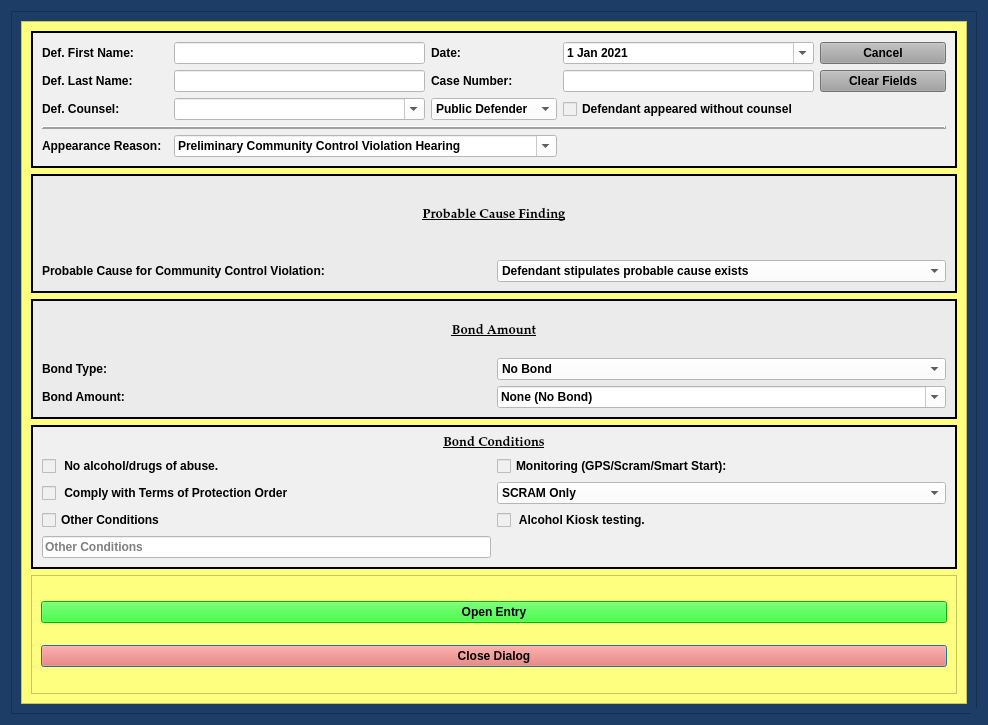
<?xml version="1.0" encoding="UTF-8"?>
<ui version="4.0">
 <class>ProbationViolationBondDialog</class>
 <widget class="QDialog" name="ProbationViolationBondDialog">
  <property name="windowModality">
   <enum>Qt::NonModal</enum>
  </property>
  <property name="geometry">
   <rect>
    <x>0</x>
    <y>0</y>
    <width>988</width>
    <height>725</height>
   </rect>
  </property>
  <property name="sizePolicy">
   <sizepolicy hsizetype="Preferred" vsizetype="Preferred">
    <horstretch>0</horstretch>
    <verstretch>0</verstretch>
   </sizepolicy>
  </property>
  <property name="minimumSize">
   <size>
    <width>0</width>
    <height>0</height>
   </size>
  </property>
  <property name="maximumSize">
   <size>
    <width>2500</width>
    <height>3500</height>
   </size>
  </property>
  <property name="palette">
   <palette>
    <active>
     <colorrole role="Button">
      <brush brushstyle="SolidPattern">
       <color alpha="255">
        <red>29</red>
        <green>61</green>
        <blue>102</blue>
       </color>
      </brush>
     </colorrole>
     <colorrole role="Base">
      <brush brushstyle="SolidPattern">
       <color alpha="255">
        <red>29</red>
        <green>61</green>
        <blue>102</blue>
       </color>
      </brush>
     </colorrole>
     <colorrole role="Window">
      <brush brushstyle="SolidPattern">
       <color alpha="255">
        <red>29</red>
        <green>61</green>
        <blue>102</blue>
       </color>
      </brush>
     </colorrole>
    </active>
    <inactive>
     <colorrole role="Button">
      <brush brushstyle="SolidPattern">
       <color alpha="255">
        <red>29</red>
        <green>61</green>
        <blue>102</blue>
       </color>
      </brush>
     </colorrole>
     <colorrole role="Base">
      <brush brushstyle="SolidPattern">
       <color alpha="255">
        <red>29</red>
        <green>61</green>
        <blue>102</blue>
       </color>
      </brush>
     </colorrole>
     <colorrole role="Window">
      <brush brushstyle="SolidPattern">
       <color alpha="255">
        <red>29</red>
        <green>61</green>
        <blue>102</blue>
       </color>
      </brush>
     </colorrole>
    </inactive>
    <disabled>
     <colorrole role="Button">
      <brush brushstyle="SolidPattern">
       <color alpha="255">
        <red>29</red>
        <green>61</green>
        <blue>102</blue>
       </color>
      </brush>
     </colorrole>
     <colorrole role="Base">
      <brush brushstyle="SolidPattern">
       <color alpha="255">
        <red>29</red>
        <green>61</green>
        <blue>102</blue>
       </color>
      </brush>
     </colorrole>
     <colorrole role="Window">
      <brush brushstyle="SolidPattern">
       <color alpha="255">
        <red>29</red>
        <green>61</green>
        <blue>102</blue>
       </color>
      </brush>
     </colorrole>
    </disabled>
   </palette>
  </property>
  <property name="font">
   <font>
    <family>Palatino Linotype</family>
    <pointsize>10</pointsize>
    <weight>75</weight>
    <italic>false</italic>
    <bold>true</bold>
   </font>
  </property>
  <property name="windowTitle">
   <string>Community Control Violation Bond Case Information</string>
  </property>
  <property name="toolTip">
   <string/>
  </property>
  <property name="styleSheet">
   <string notr="true">background-color: rgb(29, 61, 102);
font: 75 10pt &quot;Palatino Linotype&quot;;
font-weight: bold;</string>
  </property>
  <property name="sizeGripEnabled">
   <bool>true</bool>
  </property>
  <property name="modal">
   <bool>true</bool>
  </property>
  <layout class="QGridLayout" name="gridLayout_8">
   <item row="0" column="0">
    <widget class="QFrame" name="frame_4">
     <property name="styleSheet">
      <string notr="true">background-color: rgb(29, 61, 102);</string>
     </property>
     <property name="frameShape">
      <enum>QFrame::StyledPanel</enum>
     </property>
     <property name="frameShadow">
      <enum>QFrame::Raised</enum>
     </property>
     <layout class="QGridLayout" name="gridLayout_4">
      <item row="0" column="0">
       <widget class="QScrollArea" name="scrollArea">
        <property name="focusPolicy">
         <enum>Qt::NoFocus</enum>
        </property>
        <property name="styleSheet">
         <string notr="true">background-color: rgb(255, 255, 127);</string>
        </property>
        <property name="widgetResizable">
         <bool>true</bool>
        </property>
        <widget class="QWidget" name="scrollAreaWidgetContents">
         <property name="geometry">
          <rect>
           <x>0</x>
           <y>0</y>
           <width>948</width>
           <height>685</height>
          </rect>
         </property>
         <layout class="QGridLayout" name="gridLayout_2">
          <item row="3" column="0">
           <widget class="QFrame" name="bond_conditions_frame">
            <property name="styleSheet">
             <string notr="true">background-color: rgb(240, 240, 240);</string>
            </property>
            <property name="frameShape">
             <enum>QFrame::Box</enum>
            </property>
            <property name="frameShadow">
             <enum>QFrame::Plain</enum>
            </property>
            <property name="lineWidth">
             <number>2</number>
            </property>
            <layout class="QGridLayout" name="gridLayout_6" columnstretch="1,1">
             <item row="1" column="0">
              <widget class="QCheckBox" name="no_alcohol_drugs_checkBox">
               <property name="text">
                <string> No alcohol/drugs of abuse.</string>
               </property>
              </widget>
             </item>
             <item row="1" column="1">
              <widget class="QCheckBox" name="monitoring_checkBox">
               <property name="layoutDirection">
                <enum>Qt::LeftToRight</enum>
               </property>
               <property name="text">
                <string>Monitoring (GPS/Scram/Smart Start):</string>
               </property>
              </widget>
             </item>
             <item row="2" column="0">
              <widget class="QCheckBox" name="comply_protection_order_checkBox">
               <property name="text">
                <string> Comply with Terms of Protection Order</string>
               </property>
              </widget>
             </item>
             <item row="2" column="1">
              <widget class="QComboBox" name="monitoring_type_box">
               <property name="enabled">
                <bool>true</bool>
               </property>
               <property name="styleSheet">
                <string notr="true">background-color: rgb(255, 255, 255);</string>
               </property>
               <item>
                <property name="text">
                 <string>SCRAM Only</string>
                </property>
               </item>
               <item>
                <property name="text">
                 <string>GPS Only</string>
                </property>
               </item>
               <item>
                <property name="text">
                 <string>Smart Start Only</string>
                </property>
               </item>
               <item>
                <property name="text">
                 <string>GPS and SCRAM</string>
                </property>
               </item>
               <item>
                <property name="text">
                 <string>GPS and Smart Start</string>
                </property>
               </item>
               <item>
                <property name="text">
                 <string>SCRAM and Smart Start</string>
                </property>
               </item>
               <item>
                <property name="text">
                 <string>GPS, SCRAM and Smart Start</string>
                </property>
               </item>
              </widget>
             </item>
             <item row="3" column="0">
              <widget class="QCheckBox" name="cc_violation_other_conditions_checkBox">
               <property name="text">
                <string>Other Conditions</string>
               </property>
              </widget>
             </item>
             <item row="3" column="1">
              <widget class="QCheckBox" name="alcohol_test_kiosk_checkBox">
               <property name="text">
                <string> Alcohol Kiosk testing.</string>
               </property>
              </widget>
             </item>
             <item row="4" column="0">
              <widget class="QLineEdit" name="cc_violation_other_conditions_terms_box">
               <property name="styleSheet">
                <string notr="true">background-color: rgb(255, 255, 255);</string>
               </property>
               <property name="placeholderText">
                <string>Other Conditions</string>
               </property>
              </widget>
             </item>
             <item row="0" column="0" colspan="2">
              <widget class="QLabel" name="label_7">
               <property name="font">
                <font>
                 <family>Palatino Linotype</family>
                 <pointsize>10</pointsize>
                 <weight>75</weight>
                 <italic>false</italic>
                 <bold>true</bold>
                 <underline>true</underline>
                </font>
               </property>
               <property name="text">
                <string>Bond Conditions</string>
               </property>
               <property name="alignment">
                <set>Qt::AlignCenter</set>
               </property>
              </widget>
             </item>
            </layout>
           </widget>
          </item>
          <item row="0" column="0">
           <widget class="QFrame" name="case_name_Frame">
            <property name="sizePolicy">
             <sizepolicy hsizetype="Preferred" vsizetype="Preferred">
              <horstretch>0</horstretch>
              <verstretch>0</verstretch>
             </sizepolicy>
            </property>
            <property name="styleSheet">
             <string notr="true">background-color: rgb(240, 240, 240);</string>
            </property>
            <property name="frameShape">
             <enum>QFrame::Box</enum>
            </property>
            <property name="frameShadow">
             <enum>QFrame::Plain</enum>
            </property>
            <property name="lineWidth">
             <number>2</number>
            </property>
            <layout class="QGridLayout" name="gridLayout" columnstretch="1,2,1,2,1">
             <item row="2" column="2">
              <widget class="QComboBox" name="defense_counsel_type_box">
               <property name="styleSheet">
                <string notr="true">background-color: rgb(255, 255, 255);</string>
               </property>
               <item>
                <property name="text">
                 <string>Public Defender</string>
                </property>
               </item>
               <item>
                <property name="text">
                 <string>Private Counsel</string>
                </property>
               </item>
              </widget>
             </item>
             <item row="2" column="3">
              <widget class="QCheckBox" name="defense_counsel_waived_checkBox">
               <property name="text">
                <string>Defendant appeared without counsel</string>
               </property>
              </widget>
             </item>
             <item row="0" column="2">
              <widget class="QLabel" name="label_26">
               <property name="text">
                <string>Date:</string>
               </property>
              </widget>
             </item>
             <item row="2" column="0">
              <widget class="QLabel" name="label_24">
               <property name="text">
                <string>Def. Counsel:</string>
               </property>
              </widget>
             </item>
             <item row="0" column="1">
              <widget class="QLineEdit" name="defendant_first_name_lineEdit">
               <property name="styleSheet">
                <string notr="true">background-color: rgb(255, 255, 255);</string>
               </property>
              </widget>
             </item>
             <item row="2" column="1">
              <widget class="QComboBox" name="defense_counsel_name_box">
               <property name="styleSheet">
                <string notr="true">background-color: rgb(255, 255, 255);</string>
               </property>
               <property name="editable">
                <bool>true</bool>
               </property>
              </widget>
             </item>
             <item row="4" column="0">
              <widget class="QLabel" name="label_11">
               <property name="text">
                <string>Appearance Reason:</string>
               </property>
              </widget>
             </item>
             <item row="1" column="0">
              <widget class="QLabel" name="label_2">
               <property name="text">
                <string>Def. Last Name:</string>
               </property>
              </widget>
             </item>
             <item row="4" column="1" colspan="2">
              <widget class="QComboBox" name="appearance_reason_box">
               <property name="styleSheet">
                <string notr="true">background-color: rgb(255, 255, 255);</string>
               </property>
               <property name="editable">
                <bool>true</bool>
               </property>
               <item>
                <property name="text">
                 <string>Preliminary Community Control Violation Hearing</string>
                </property>
               </item>
               <item>
                <property name="text">
                 <string>arraignment</string>
                </property>
               </item>
               <item>
                <property name="text">
                 <string>motion hearing</string>
                </property>
               </item>
               <item>
                <property name="text">
                 <string>warrant for failure to appear</string>
                </property>
               </item>
              </widget>
             </item>
             <item row="0" column="4">
              <widget class="QPushButton" name="cancel_Button">
               <property name="focusPolicy">
                <enum>Qt::NoFocus</enum>
               </property>
               <property name="styleSheet">
                <string notr="true">background-color: rgb(160, 160, 160);</string>
               </property>
               <property name="text">
                <string>Cancel</string>
               </property>
              </widget>
             </item>
             <item row="1" column="4">
              <widget class="QPushButton" name="clear_fields_case_Button">
               <property name="focusPolicy">
                <enum>Qt::NoFocus</enum>
               </property>
               <property name="styleSheet">
                <string notr="true">background-color: rgb(160, 160, 160);</string>
               </property>
               <property name="text">
                <string>Clear Fields</string>
               </property>
              </widget>
             </item>
             <item row="1" column="3">
              <widget class="QLineEdit" name="case_number_lineEdit">
               <property name="maximumSize">
                <size>
                 <width>500</width>
                 <height>16777215</height>
                </size>
               </property>
               <property name="styleSheet">
                <string notr="true">background-color: rgb(255, 255, 255);</string>
               </property>
              </widget>
             </item>
             <item row="1" column="1">
              <widget class="QLineEdit" name="defendant_last_name_lineEdit">
               <property name="enabled">
                <bool>true</bool>
               </property>
               <property name="styleSheet">
                <string notr="true">background-color: rgb(255, 255, 255);</string>
               </property>
              </widget>
             </item>
             <item row="0" column="3">
              <widget class="QDateEdit" name="plea_trial_date">
               <property name="focusPolicy">
                <enum>Qt::NoFocus</enum>
               </property>
               <property name="styleSheet">
                <string notr="true">color: rgb(0, 0, 0);
background-color: rgb(255, 255, 255);</string>
               </property>
               <property name="minimumDate">
                <date>
                 <year>2021</year>
                 <month>1</month>
                 <day>1</day>
                </date>
               </property>
               <property name="calendarPopup">
                <bool>true</bool>
               </property>
               <property name="date">
                <date>
                 <year>2021</year>
                 <month>1</month>
                 <day>1</day>
                </date>
               </property>
              </widget>
             </item>
             <item row="1" column="2">
              <widget class="QLabel" name="label_3">
               <property name="text">
                <string>Case Number:</string>
               </property>
              </widget>
             </item>
             <item row="0" column="0">
              <widget class="QLabel" name="label">
               <property name="text">
                <string>Def. First Name:</string>
               </property>
              </widget>
             </item>
             <item row="3" column="0" colspan="5">
              <widget class="Line" name="line">
               <property name="frameShadow">
                <enum>QFrame::Raised</enum>
               </property>
               <property name="lineWidth">
                <number>2</number>
               </property>
               <property name="orientation">
                <enum>Qt::Horizontal</enum>
               </property>
              </widget>
             </item>
            </layout>
           </widget>
          </item>
          <item row="2" column="0">
           <widget class="QFrame" name="frame_5">
            <property name="styleSheet">
             <string notr="true">background-color: rgb(235, 235, 235);</string>
            </property>
            <property name="frameShape">
             <enum>QFrame::Box</enum>
            </property>
            <property name="frameShadow">
             <enum>QFrame::Plain</enum>
            </property>
            <property name="lineWidth">
             <number>2</number>
            </property>
            <layout class="QGridLayout" name="gridLayout_5">
             <item row="1" column="0">
              <widget class="QLabel" name="label_8">
               <property name="text">
                <string>Bond Type:</string>
               </property>
              </widget>
             </item>
             <item row="1" column="1">
              <widget class="QComboBox" name="bond_type_box">
               <property name="styleSheet">
                <string notr="true">background-color: rgb(255, 255, 255);</string>
               </property>
               <item>
                <property name="text">
                 <string>No Bond</string>
                </property>
               </item>
               <item>
                <property name="text">
                 <string>Recognizance (OR) Bond</string>
                </property>
               </item>
               <item>
                <property name="text">
                 <string>10% Deposit, Cash or Surety Bond</string>
                </property>
               </item>
               <item>
                <property name="text">
                 <string>Cash or Surety Bond</string>
                </property>
               </item>
              </widget>
             </item>
             <item row="2" column="0">
              <widget class="QLabel" name="label_9">
               <property name="text">
                <string>Bond Amount:</string>
               </property>
              </widget>
             </item>
             <item row="2" column="1">
              <widget class="QComboBox" name="bond_amount_box">
               <property name="font">
                <font>
                 <family>Palatino Linotype</family>
                 <pointsize>10</pointsize>
                 <weight>75</weight>
                 <italic>false</italic>
                 <bold>true</bold>
                </font>
               </property>
               <property name="styleSheet">
                <string notr="true">background-color: rgb(255, 255, 255);</string>
               </property>
               <property name="editable">
                <bool>true</bool>
               </property>
               <item>
                <property name="text">
                 <string>None (No Bond)</string>
                </property>
               </item>
               <item>
                <property name="text">
                 <string>None (OR Bond)</string>
                </property>
               </item>
               <item>
                <property name="text">
                 <string>$1,000</string>
                </property>
               </item>
               <item>
                <property name="text">
                 <string>$1,500</string>
                </property>
               </item>
               <item>
                <property name="text">
                 <string>$2,000</string>
                </property>
               </item>
               <item>
                <property name="text">
                 <string>$2,500</string>
                </property>
               </item>
               <item>
                <property name="text">
                 <string>$3,000</string>
                </property>
               </item>
               <item>
                <property name="text">
                 <string>$3,500</string>
                </property>
               </item>
               <item>
                <property name="text">
                 <string>$5,000</string>
                </property>
               </item>
               <item>
                <property name="text">
                 <string>$10,000</string>
                </property>
               </item>
              </widget>
             </item>
             <item row="0" column="0" colspan="2">
              <widget class="QLabel" name="label_12">
               <property name="font">
                <font>
                 <family>Palatino Linotype</family>
                 <pointsize>10</pointsize>
                 <weight>75</weight>
                 <italic>false</italic>
                 <bold>true</bold>
                 <underline>true</underline>
                </font>
               </property>
               <property name="text">
                <string>Bond Amount</string>
               </property>
               <property name="alignment">
                <set>Qt::AlignCenter</set>
               </property>
              </widget>
             </item>
            </layout>
           </widget>
          </item>
          <item row="1" column="0">
           <widget class="QFrame" name="frame">
            <property name="styleSheet">
             <string notr="true">background-color: rgb(235, 235, 235);</string>
            </property>
            <property name="frameShape">
             <enum>QFrame::Box</enum>
            </property>
            <property name="frameShadow">
             <enum>QFrame::Plain</enum>
            </property>
            <property name="lineWidth">
             <number>2</number>
            </property>
            <layout class="QGridLayout" name="gridLayout_3" rowstretch="0,0">
             <property name="verticalSpacing">
              <number>16</number>
             </property>
             <item row="1" column="0">
              <widget class="QLabel" name="label_4">
               <property name="text">
                <string>Probable Cause for Community Control Violation:</string>
               </property>
              </widget>
             </item>
             <item row="0" column="0" colspan="2">
              <widget class="QLabel" name="label_10">
               <property name="font">
                <font>
                 <family>Palatino Linotype</family>
                 <pointsize>10</pointsize>
                 <weight>75</weight>
                 <italic>false</italic>
                 <bold>true</bold>
                 <underline>true</underline>
                </font>
               </property>
               <property name="text">
                <string>Probable Cause Finding</string>
               </property>
               <property name="alignment">
                <set>Qt::AlignCenter</set>
               </property>
              </widget>
             </item>
             <item row="1" column="1">
              <widget class="QComboBox" name="probable_cause_finding_box">
               <property name="styleSheet">
                <string notr="true">background-color: rgb(255, 255, 255);</string>
               </property>
               <item>
                <property name="text">
                 <string>Defendant stipulates probable cause exists</string>
                </property>
               </item>
               <item>
                <property name="text">
                 <string>Court finds probable cause</string>
                </property>
               </item>
               <item>
                <property name="text">
                 <string>No probable cause</string>
                </property>
               </item>
              </widget>
             </item>
            </layout>
           </widget>
          </item>
          <item row="4" column="0">
           <widget class="QFrame" name="frame_8">
            <property name="styleSheet">
             <string notr="true">
background-color: rgb(255, 255, 127);</string>
            </property>
            <property name="frameShape">
             <enum>QFrame::StyledPanel</enum>
            </property>
            <property name="frameShadow">
             <enum>QFrame::Raised</enum>
            </property>
            <layout class="QGridLayout" name="gridLayout_10">
             <item row="2" column="0">
              <widget class="QPushButton" name="close_dialog_Button">
               <property name="styleSheet">
                <string notr="true">background-color: rgb(255, 96, 82);
font: 75 11pt &quot;Palatino Linotype&quot;;
font-weight: bold;</string>
               </property>
               <property name="text">
                <string>Close Dialog</string>
               </property>
              </widget>
             </item>
             <item row="0" column="0">
              <widget class="QPushButton" name="create_entry_Button">
               <property name="styleSheet">
                <string notr="true">background-color: rgb(0, 255, 0);
font: 75 11pt &quot;Palatino Linotype&quot;;
font-weight: bold;</string>
               </property>
               <property name="text">
                <string>Open Entry</string>
               </property>
               <property name="autoDefault">
                <bool>false</bool>
               </property>
              </widget>
             </item>
            </layout>
           </widget>
          </item>
         </layout>
        </widget>
       </widget>
      </item>
     </layout>
    </widget>
   </item>
  </layout>
 </widget>
 <tabstops>
  <tabstop>defendant_first_name_lineEdit</tabstop>
  <tabstop>defendant_last_name_lineEdit</tabstop>
  <tabstop>case_number_lineEdit</tabstop>
  <tabstop>bond_type_box</tabstop>
  <tabstop>bond_amount_box</tabstop>
  <tabstop>monitoring_checkBox</tabstop>
  <tabstop>create_entry_Button</tabstop>
  <tabstop>close_dialog_Button</tabstop>
 </tabstops>
 <resources/>
 <connections/>
 <slots>
  <slot>create_entry()</slot>
  <slot>continue_dialog()</slot>
  <slot>close_window()</slot>
  <slot>set_dialog()</slot>
  <slot>update_case_information()</slot>
  <slot>ovi_dialog()</slot>
  <slot>sentencing_dialog()</slot>
  <slot>proceed_to_sentencing()</slot>
  <slot>proceed_to_ovi()</slot>
  <slot>add_charge()</slot>
  <slot>set_statute()</slot>
  <slot>set_pay_date()</slot>
  <slot>amend_offense()</slot>
  <slot>set_offense()</slot>
  <slot>add_charge_to_view()</slot>
  <slot>delete_charge()</slot>
  <slot>delete_charge_from_view()</slot>
  <slot>close_event()</slot>
  <slot>set_fra_in_file()</slot>
  <slot>set_fra_in_court()</slot>
  <slot>start_add_conditions_dialog()</slot>
  <slot>start_amend_offense_dialog()</slot>
 </slots>
</ui>
